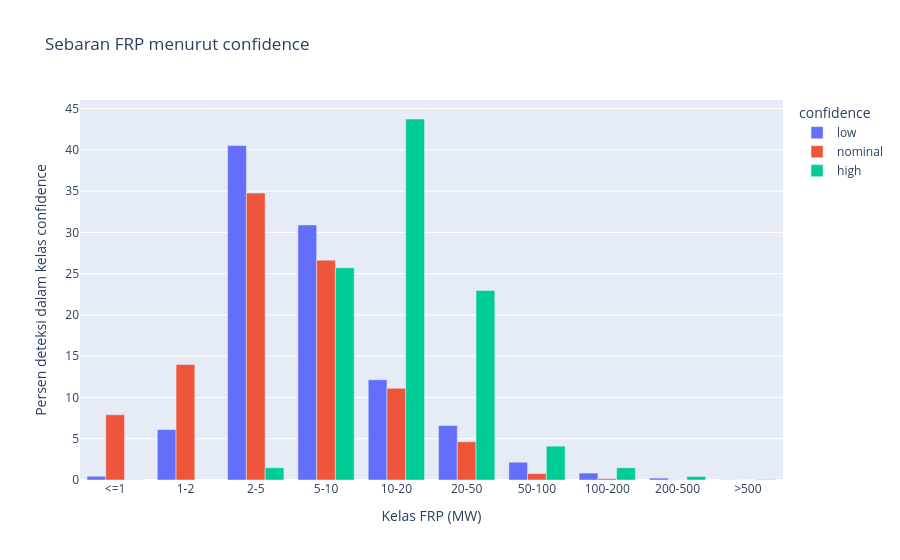

Write notebook code for a chart like this one.
### Markdown cell above
## 5. Intensitas (FRP)

FRP pada resolusi 375 m hanya andal untuk api kecil atau berintensitas rendah menurut dokumentasi NASA (https://earthdata.nasa.gov/data/tools/firms/active-fire-data-attributes-modis-viirs), jadi nilai FRP ekstrem tidak otomatis berarti kebakaran besar. Karena itu analisis di sini memakai agregat dan persentase, bukan nilai tunggal.

### Grafik 6. Bagaimana sebaran FRP pada tiap kelas `confidence`?

### Code cell
batas_frp = [1, 2, 5, 10, 20, 50, 100, 200, 500]
label_frp = ["<=1", "1-2", "2-5", "5-10", "10-20", "20-50", "50-100", "100-200", "200-500", ">500"]

kelas_frp = (
    d.select("confidence", pl.col("frp").cut(batas_frp, labels=label_frp).cast(pl.String).alias("kelas_frp"))
    .group_by("confidence", "kelas_frp")
    .len()
    .collect()
    .with_columns((pl.col("len") / pl.col("len").sum().over("confidence") * 100).alias("persen"))
)

fig = px.bar(
    kelas_frp,
    x="kelas_frp",
    y="persen",
    color="confidence",
    barmode="group",
    category_orders={"kelas_frp": label_frp, "confidence": ["low", "nominal", "high"]},
    hover_data={"len": True},
    labels={"kelas_frp": "Kelas FRP (MW)", "persen": "Persen deteksi dalam kelas confidence", "len": "Jumlah"},
    title="Sebaran FRP menurut confidence",
)
fig.show()

d.group_by("confidence").agg(
    pl.len().alias("deteksi"),
    pl.col("frp").median().alias("median_frp"),
    pl.col("frp").quantile(0.9).alias("p90_frp"),
).sort("median_frp").collect()

### Figure 1 — Plotly figure (JSON) as saved in the notebook; plotly's stock layout.template omitted (floating-point values rounded to 4 significant figures)
{"data": [{"alignmentgroup": "True", "customdata": [[21447], [4585], [316], [158], [4238], [1494], [16], [28128], [8432], [583]], "hovertemplate": "confidence=low<br>Kelas FRP (MW)=%{x}<br>Persen deteksi dalam kelas confidence=%{y}<br>Jumlah=%{customdata[0]}<extra></extra>", "legendgroup": "low", "marker": {"color": "#636efa", "pattern": {"shape": ""}}, "name": "low", "offsetgroup": "low", "orientation": "v", "showlegend": true, "textposition": "auto", "type": "bar", "x": ["5-10", "20-50", "<=1", "200-500", "1-2", "50-100", ">500", "2-5", "10-20", "100-200"], "xaxis": "x", "y": [30.9, 6.607, 0.4554, 0.2277, 6.107, 2.153, 0.02306, 40.53, 12.15, 0.8401], "yaxis": "y"}, {"alignmentgroup": "True", "customdata": [[42171], [127305], [101027], [316385], [71891], [7078], [194], [1434], [242380], [16]], "hovertemplate": "confidence=nominal<br>Kelas FRP (MW)=%{x}<br>Persen deteksi dalam kelas confidence=%{y}<br>Jumlah=%{customdata[0]}<extra></extra>", "legendgroup": "nominal", "marker": {"color": "#EF553B", "pattern": {"shape": ""}}, "name": "nominal", "offsetgroup": "nominal", "orientation": "v", "showlegend": true, "textposition": "auto", "type": "bar", "x": ["20-50", "1-2", "10-20", "2-5", "<=1", "50-100", "200-500", "100-200", "5-10", ">500"], "xaxis": "x", "y": [4.635, 13.99, 11.1, 34.77, 7.901, 0.7779, 0.02132, 0.1576, 26.64, 0.001758], "yaxis": "y"}, {"alignmentgroup": "True", "customdata": [[9], [16], [8400], [1338], [7502], [486], [141], [14285], [481]], "hovertemplate": "confidence=high<br>Kelas FRP (MW)=%{x}<br>Persen deteksi dalam kelas confidence=%{y}<br>Jumlah=%{customdata[0]}<extra></extra>", "legendgroup": "high", "marker": {"color": "#00cc96", "pattern": {"shape": ""}}, "name": "high", "offsetgroup": "high", "orientation": "v", "showlegend": true, "textposition": "auto", "type": "bar", "x": ["<=1", ">500", "5-10", "50-100", "20-50", "2-5", "200-500", "10-20", "100-200"], "xaxis": "x", "y": [0.02756, 0.04899, 25.72, 4.097, 22.97, 1.488, 0.4317, 43.74, 1.473], "yaxis": "y"}], "layout": {"barmode": "group", "legend": {"title": {"text": "confidence"}, "tracegroupgap": 0}, "title": {"text": "Sebaran FRP menurut confidence"}, "xaxis": {"anchor": "y", "categoryarray": ["<=1", "1-2", "2-5", "5-10", "10-20", "20-50", "50-100", "100-200", "200-500", ">500"], "categoryorder": "array", "domain": [0, 1], "title": {"text": "Kelas FRP (MW)"}}, "yaxis": {"anchor": "x", "domain": [0, 1], "title": {"text": "Persen deteksi dalam kelas confidence"}}}}
